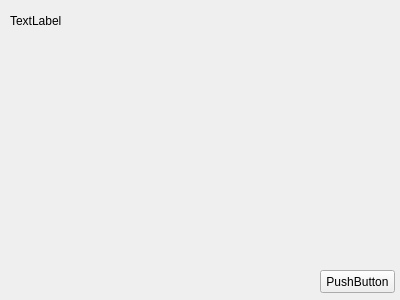
<?xml version="1.0" encoding="UTF-8"?>
<ui version="4.0">
    <class>mainwindow</class>
    <widget class="QWidget" name="mainwindow">
        <property name="geometry">
            <rect>
                <x>0</x>
                <y>0</y>
                <width>400</width>
                <height>300</height>
            </rect>
        </property>
        <property name="windowTitle">
            <string>AmiiboTap</string>
        </property>
        <widget class="QPushButton" name="pushButton">
            <property name="geometry">
                <rect>
                    <x>320</x>
                    <y>270</y>
                    <width>75</width>
                    <height>23</height>
                </rect>
            </property>
            <property name="text">
                <string>PushButton</string>
            </property>
        </widget>
        <widget class="QWidget" name="verticalLayoutWidget">
            <property name="geometry">
                <rect>
                    <x>10</x>
                    <y>10</y>
                    <width>381</width>
                    <height>21</height>
                </rect>
            </property>
            <layout class="QVBoxLayout" name="verticalLayout">
                <item>
                    <widget class="QLabel" name="label">
                        <property name="text">
                            <string>TextLabel</string>
                        </property>
                    </widget>
                </item>
            </layout>
        </widget>
    </widget>
    <resources/>
    <connections/>
</ui>
